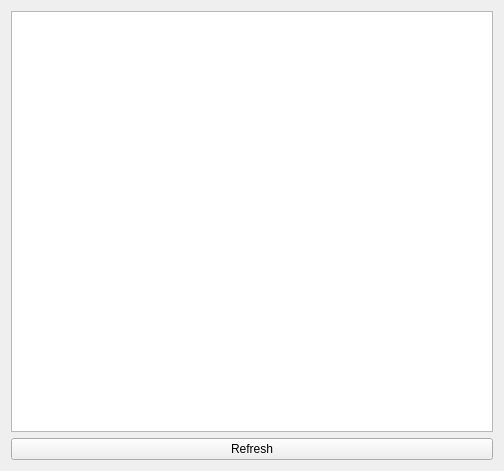
<?xml version="1.0" encoding="UTF-8"?>
<ui version="4.0">
 <class>widget_updates</class>
 <widget class="QWidget" name="widget_updates">
  <property name="geometry">
   <rect>
    <x>0</x>
    <y>0</y>
    <width>504</width>
    <height>471</height>
   </rect>
  </property>
  <property name="windowTitle">
   <string>Updates</string>
  </property>
  <layout class="QGridLayout" name="gridLayout">
   <item row="1" column="0">
    <widget class="QPushButton" name="button_refresh">
     <property name="text">
      <string>Refresh</string>
     </property>
    </widget>
   </item>
   <item row="0" column="0">
    <layout class="QVBoxLayout" name="verticalLayout">
     <item>
      <widget class="QTreeView" name="tree_view"/>
     </item>
    </layout>
   </item>
  </layout>
 </widget>
 <resources/>
 <connections/>
</ui>
